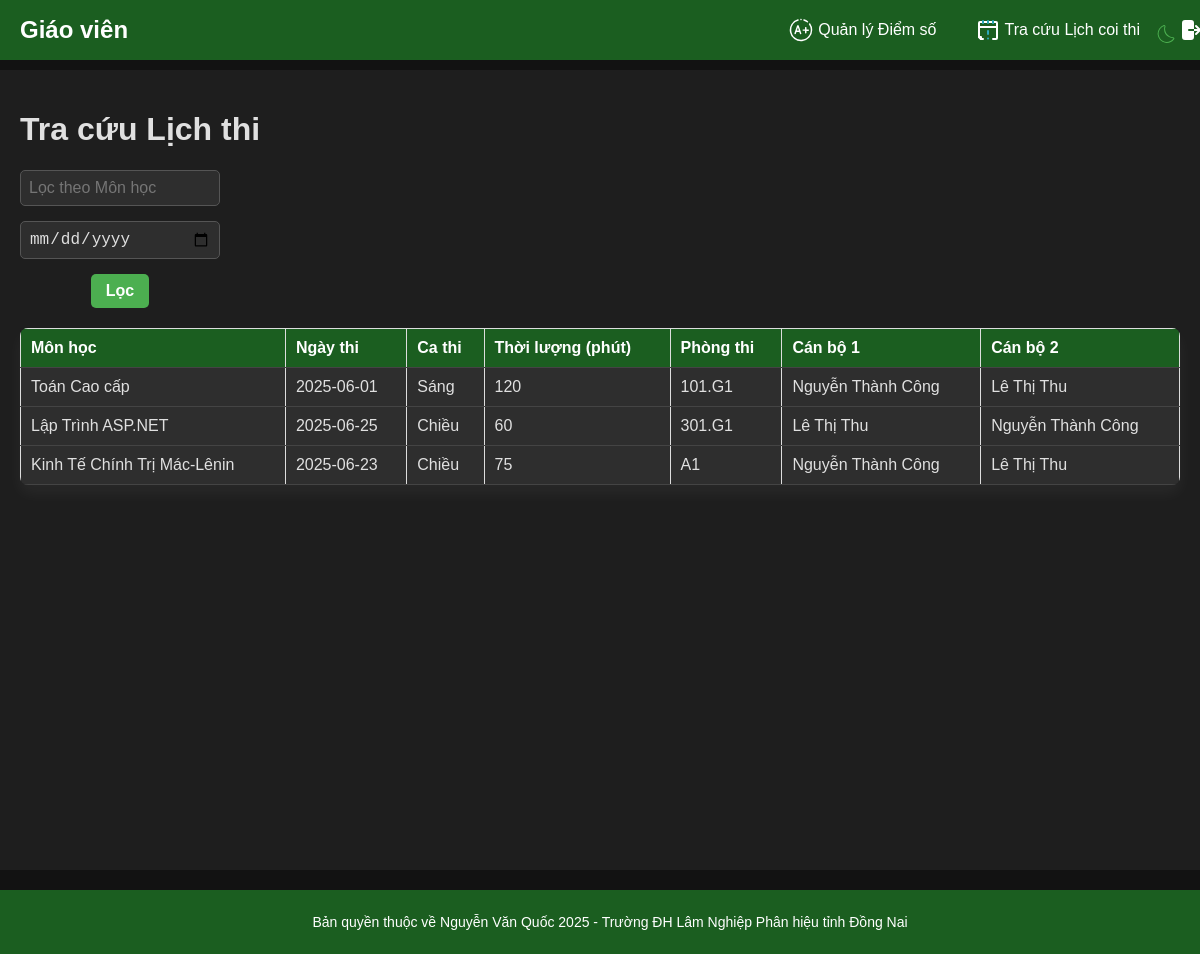
The page /search_exam_schedule.php (signed in) on the database its author committed.
### tables this page shows
CREATE TABLE ExamSchedules (
    scheduleID INTEGER PRIMARY KEY AUTOINCREMENT,
    subjectID INTEGER NOT NULL,
    roomID INTEGER NOT NULL,
    teacherID1 INTEGER NOT NULL,
    teacherID2 INTEGER NOT NULL,
    examDate DATE NOT NULL,
    examShift TEXT NOT NULL,
    duration INTEGER NOT NULL,
    FOREIGN KEY (subjectID) REFERENCES Subjects(subjectID),
    FOREIGN KEY (roomID) REFERENCES ExamRooms(roomID),
    FOREIGN KEY (teacherID1) REFERENCES Teachers(teacherID),
    FOREIGN KEY (teacherID2) REFERENCES Teachers(teacherID)
);

CREATE TABLE Subjects (
    subjectID INTEGER PRIMARY KEY AUTOINCREMENT,
    subjectName TEXT NOT NULL
);

### search_exam_schedule.php (the view, shortened to what this page needs)
<?php
$db = new SQLite3('data.db');
$whereClause = [];
$filters = [];
if ($_SESSION['role'] === 'student') {
    $whereClause[] = "ExamSchedule_Student.studentID = :studentID";
    $filters[':studentID'] = $_SESSION['userID'];
} else {
    $whereClause[] = "(ExamSchedules.teacherID1 = :teacherID OR ExamSchedules.teacherID2 = :teacherID)";
    $filters[':teacherID'] = $_SESSION['userID'];
}
$query = "SELECT ExamSchedules.*, Subjects.subjectName, ExamRooms.roomName,
          t1.fullName AS teacher1Name, t2.fullName AS teacher2Name
          FROM ExamSchedules
          JOIN Subjects ON ExamSchedules.subjectID = Subjects.subjectID
          JOIN ExamRooms ON ExamSchedules.roomID = ExamRooms.roomID
          JOIN Teachers t1 ON ExamSchedules.teacherID1 = t1.teacherID
          JOIN Teachers t2 ON ExamSchedules.teacherID2 = t2.teacherID";
if (!empty($whereClause)) {
    $query .= " WHERE " . implode(" AND ", $whereClause);
}
$stmt = $db->prepare($query);
foreach ($filters as $key => $value) {
    $stmt->bindValue($key, $value, is_int($value) ? SQLITE3_INTEGER : SQLITE3_TEXT);
}
$result = $stmt->execute();
?>
<!DOCTYPE html>
<html lang="en">
<head>
    <link rel="stylesheet" href="styles.css">
</head>
<body>
    <button id="theme-toggle">
    </button>
    <div class="header">
        <h2><?php echo $_SESSION['role'] === 'teacher' ? 'Giáo viên' : 'Sinh viên'; ?></h2>
        <ul>
            <?php if ($_SESSION['role'] === 'teacher'): ?>
                <li>
                    <a href="manage_exam_result.php">
                        <span class="tab-label">Quản lý Điểm số</span>
                    </a>
                </li>
                <li>
                    <a href="search_exam_schedule.php">
                        <span class="tab-label">Tra cứu Lịch coi thi</span>
                    </a>
                </li>
            <?php endif; ?>
            <li>
                <a href="index.php">
                </a>
            </li>
        </ul>
    </div>
    <div class="content">
        <h1>Tra cứu Lịch thi</h1>
        <div class="filters">
            <form class="filter-group" action="search_exam_schedule.php" method="get">
                <input list="subjects" name="subject_filter" placeholder="Lọc theo Môn học" value="<?php echo isset($_GET['subject_filter']) ? htmlspecialchars($_GET['subject_filter']) : ''; ?>">
                <input type="date" name="exam_date_filter" value="<?php echo isset($_GET['exam_date_filter']) ? htmlspecialchars($_GET['exam_date_filter']) : ''; ?>">
                <button type="submit">Lọc</button>
            </form>
        </div>
        <table>
            <thead>
                <tr>
                    <th>Môn học</th>
                    <th>Ngày thi</th>
                    <th>Ca thi</th>
                    <th>Thời lượng (phút)</th>
                    <th>Phòng thi</th>
                    <th>Cán bộ 1</th>
                    <th>Cán bộ 2</th>
                </tr>
            </thead>
            <tbody>
                <?php if (!$result): ?>
                    <tr>
                        <td colspan="7">Không có dữ liệu lịch thi.</td>
                    </tr>
                <?php else: ?>
                    <?php while ($row = $result->fetchArray(SQLITE3_ASSOC)): ?>
                        <tr>
                            <td><?php echo htmlspecialchars($row['subjectName']); ?></td>
                            <td><?php echo htmlspecialchars($row['examDate']); ?></td>
                            <td><?php echo htmlspecialchars($row['examShift']); ?></td>
                            <td><?php echo htmlspecialchars($row['duration']); ?></td>
                            <td><?php echo htmlspecialchars($row['roomName']); ?></td>
                            <td><?php echo htmlspecialchars($row['teacher1Name']); ?></td>
                            <td><?php echo htmlspecialchars($row['teacher2Name']); ?></td>
                        </tr>
                    <?php endwhile; ?>
                <?php endif; ?>
            </tbody>
        </table>
    </div>
    <footer>
        <p>Bản quyền thuộc về Nguyễn Văn Quốc 2025 - Trường ĐH Lâm Nghiệp Phân hiệu tỉnh Đồng Nai</p>
    </footer>
</body>
</html>

### styles.css (style rules this page uses)
body { font-family: 'Segoe UI', Arial, sans-serif; margin: 0; padding: 0; background-color: #f4f7f6; color: #333; transition: background-color 0.3s, color 0.3s; }
body.dark-mode { background-color: #121212; color: #e0e0e0; }
form { display: flex; flex-direction: column; gap: 15px; }
input, select { padding: 12px; border: 1px solid #ddd; border-radius: 8px; font-size: 16px; transition: border-color 0.3s, background-color 0.3s; }
body.dark-mode input, body.dark-mode select { background-color: #2e2e2e; color: #e0e0e0; border-color: #555; }
button { padding: 12px; background-color: #2E7D32; color: #fff; border: none; border-radius: 8px; cursor: pointer; font-size: 16px; font-weight: 600; transition: background-color 0.3s, transform 0.1s; }
body.dark-mode button { background-color: #4CAF50; }
.header { width: 100%; background-color: #2E7D32; color: #fff; padding: 10px 20px; position: fixed; top: 0; left: 0; display: flex; justify-content: space-between; align-items: center; z-index: 1000; transition: background-color 0.3s; }
body.dark-mode .header { background-color: #1B5E20; }
.header h2 { margin: 0; font-size: 24px; }
.header ul { list-style: none; padding: 0; margin: 0; display: flex; gap: 15px; align-items: center; flex-wrap: nowrap; }
.header li { display: inline; }
.header a { color: #fff; text-decoration: none; display: flex; align-items: center; gap: 5px; padding: 8px 12px; border-radius: 5px; white-space: nowrap; transition: background-color 0.3s; }
.header a svg { width: 24px; height: 24px; fill: #fff; }
.content { margin-top: 70px; padding: 30px; width: 100%; box-sizing: border-box; background-color: #fff; min-height: 100vh; transition: background-color 0.3s; }
body.dark-mode .content { background-color: #1e1e1e; }
table { width: 100%; border-collapse: collapse; margin-top: 20px; background-color: #fff; box-shadow: 0 8px 16px rgba(0, 0, 0, 0.05); border-radius: 8px; overflow: hidden; }
body.dark-mode table { background-color: #2e2e2e; box-shadow: 0 8px 16px rgba(255, 255, 255, 0.05); }
th, td { padding: 15px; text-align: left; border-bottom: 1px solid #ddd; }
body.dark-mode th, body.dark-mode td { border-bottom: 1px solid #444; }
th { background-color: #2E7D32; color: #fff; font-weight: 600; }
body.dark-mode th { background-color: #1B5E20; }
.filters { display: flex; justify-content: space-between; align-items: center; margin-bottom: 20px; gap: 15px; }
.filters .filter-group { display: flex; flex-wrap: wrap; gap: 15px; }
.filters .filter-group input { width: 200px; }
footer { text-align: center; padding: 15px; background-color: #2E7D32; color: #fff; width: 100%; font-size: 14px; transition: background-color 0.3s; }
body.dark-mode footer { background-color: #1B5E20; }
#theme-toggle { position: fixed; top: 10px; right: 10px; background: none; border: none; cursor: pointer; z-index: 1001; }
#theme-toggle svg { width: 24px; height: 24px; fill: #2E7D32; }
body.dark-mode #theme-toggle svg { fill: #4CAF50; }

### search_exam_schedule.php (style rules this page uses)
body { margin: 0; font-family: Arial, sans-serif; }
.header { width: 100%; background-color: #0288D1; color: white; padding: 10px 20px; position: fixed; top: 0; left: 0; display: flex; justify-content: space-between; align-items: center; z-index: 1000; }
.header h2 { margin: 0; font-size: 24px; }
.header ul { list-style: none; padding: 0; margin: 0; display: flex; gap: 15px; align-items: center; flex-wrap: nowrap; }
.header li { display: inline; }
.header a { color: white; text-decoration: none; display: flex; align-items: center; gap: 5px; padding: 8px 12px; border-radius: 5px; white-space: nowrap; }
.content { margin-top: 70px; padding: 20px; width: 100%; box-sizing: border-box; }
.filters { display: flex; gap: 15px; margin-bottom: 20px; flex-wrap: wrap; }
.filter-group { display: flex; gap: 15px; align-items: center; }
.filter-group input { padding: 8px; border-radius: 5px; border: 1px solid #ddd; width: 200px; box-sizing: border-box; }
.filter-group button { padding: 8px 15px; background-color: #0288D1; color: white; border: none; border-radius: 5px; cursor: pointer; }
table { width: 100%; border-collapse: collapse; margin-top: 20px; background-color: #fff; }
th, td { border: 1px solid #ddd; padding: 10px; text-align: left; }
th { background-color: #f2f2f2; font-weight: bold; }
#theme-toggle { position: fixed; top: 10px; right: 10px; background: none; border: none; cursor: pointer; }
footer { text-align: center; padding: 10px; margin-top: 20px; background-color: #f2f2f2; }

### rows shown on the page
examschedules: subjectID.subjectName "Toán Cao cấp", examDate "2025-06-01", examShift "Sáng", duration "120", roomName "101.G1", teacher1Name "Nguyễn Thành Công", teacher2Name "Lê Thị Thu"
examschedules: subjectID.subjectName "Lập Trình ASP.NET", examDate "2025-06-25", examShift "Chiều", duration "60", roomName "301.G1", teacher1Name "Lê Thị Thu", teacher2Name "Nguyễn Thành Công"
examschedules: subjectID.subjectName "Kinh Tế Chính Trị Mác-Lênin", examDate "2025-06-23", examShift "Chiều", duration "75", roomName "A1", teacher1Name "Nguyễn Thành Công", teacher2Name "Lê Thị Thu"
